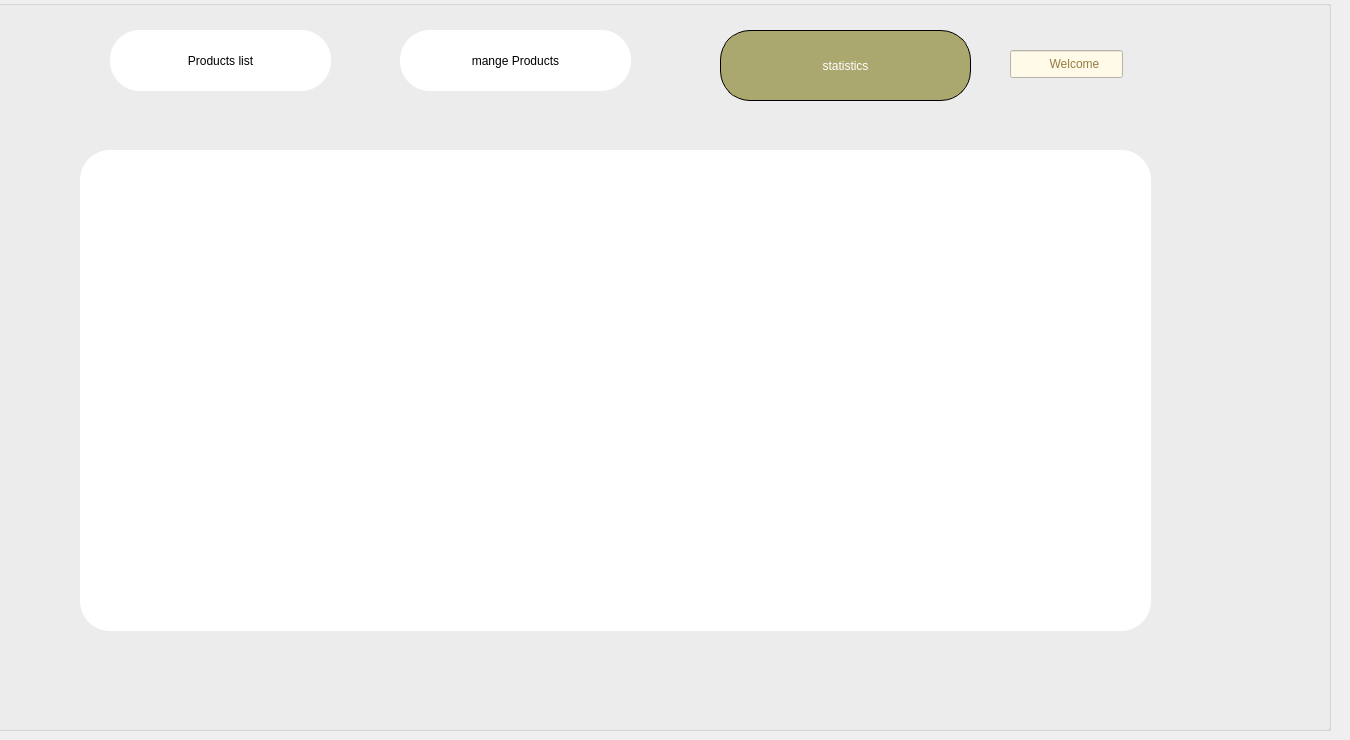
      <widget class="QWidget" name="statisticspage_pro">
       <widget class="QGroupBox" name="groupBox_21">
        <property name="geometry">
         <rect>
          <x>-10</x>
          <y>0</y>
          <width>1341</width>
          <height>731</height>
         </rect>
        </property>
        <property name="title">
         <string/>
        </property>
        <widget class="QPushButton" name="pro_mange_button_3">
         <property name="geometry">
          <rect>
           <x>410</x>
           <y>30</y>
           <width>231</width>
           <height>61</height>
          </rect>
         </property>
         <property name="focusPolicy">
          <enum>Qt::FocusPolicy::ClickFocus</enum>
         </property>
         <property name="styleSheet">
          <string notr="true">
font: 700 15pt &quot;Terminal&quot;;
background-color: rgb(255, 255, 255);
border-radius:30px;
color: rgb(0, 0, 0);</string>
         </property>
         <property name="text">
          <string>mange Products</string>
         </property>
        </widget>
        <widget class="QPushButton" name="statis_pro_button">
         <property name="geometry">
          <rect>
           <x>730</x>
           <y>30</y>
           <width>251</width>
           <height>71</height>
          </rect>
         </property>
         <property name="focusPolicy">
          <enum>Qt::FocusPolicy::ClickFocus</enum>
         </property>
         <property name="styleSheet">
          <string notr="true">border: 1px solid black;
background-color: rgb(171, 168, 111);
font: 700 15pt &quot;Terminal&quot;;
border-radius:30px;
color: rgb(255, 255, 255);</string>
         </property>
         <property name="text">
          <string>statistics</string>
         </property>
        </widget>
        <widget class="QLineEdit" name="lineEdit_24">
         <property name="geometry">
          <rect>
           <x>1020</x>
           <y>50</y>
           <width>113</width>
           <height>28</height>
          </rect>
         </property>
         <property name="styleSheet">
          <string notr="true">background-color: rgb(255, 249, 231);
font: 20pt &quot;Rage Italic&quot;;
color: rgb(148, 125, 66);</string>
         </property>
         <property name="text">
          <string>           Welcome</string>
         </property>
         <property name="dragEnabled">
          <bool>false</bool>
         </property>
        </widget>
        <widget class="QPushButton" name="pro_list_button_3">
         <property name="geometry">
          <rect>
           <x>120</x>
           <y>30</y>
           <width>221</width>
           <height>61</height>
          </rect>
         </property>
         <property name="focusPolicy">
          <enum>Qt::FocusPolicy::ClickFocus</enum>
         </property>
         <property name="styleSheet">
          <string notr="true">font: 700 15pt &quot;Terminal&quot;;
background-color: rgb(255, 255, 255);
color: rgb(0, 0, 0);
border-radius:30px;
</string>
         </property>
         <property name="text">
          <string>Products list</string>
         </property>
        </widget>
        <widget class="QLabel" name="imageq_8">
         <property name="geometry">
          <rect>
           <x>380</x>
           <y>30</y>
           <width>51</width>
           <height>51</height>
          </rect>
         </property>
         <property name="text">
          <string/>
         </property>
         <property name="pixmap">
          <pixmap resource="resources.qrc">:/home page/canned-food.png</pixmap>
         </property>
         <property name="scaledContents">
          <bool>true</bool>
         </property>
        </widget>
        <widget class="QLabel" name="label_71">
         <property name="geometry">
          <rect>
           <x>1150</x>
           <y>30</y>
           <width>63</width>
           <height>61</height>
          </rect>
         </property>
         <property name="text">
          <string/>
         </property>
         <property name="pixmap">
          <pixmap resource="resources.qrc">:/home page/user (1).png</pixmap>
         </property>
         <property name="scaledContents">
          <bool>true</bool>
         </property>
        </widget>
        <widget class="QLabel" name="label_72">
         <property name="geometry">
          <rect>
           <x>90</x>
           <y>30</y>
           <width>61</width>
           <height>61</height>
          </rect>
         </property>
         <property name="text">
          <string/>
         </property>
         <property name="pixmap">
          <pixmap resource="resources.qrc">:/home page/complete[1].png</pixmap>
         </property>
         <property name="scaledContents">
          <bool>true</bool>
         </property>
         <property name="openExternalLinks">
          <bool>true</bool>
         </property>
        </widget>
        <widget class="QLabel" name="label_73">
         <property name="geometry">
          <rect>
           <x>710</x>
           <y>40</y>
           <width>51</width>
           <height>51</height>
          </rect>
         </property>
         <property name="text">
          <string/>
         </property>
         <property name="pixmap">
          <pixmap resource="resources.qrc">:/home page/2636315.png</pixmap>
         </property>
         <property name="scaledContents">
          <bool>true</bool>
         </property>
        </widget>
        <widget class="QFrame" name="frame_22">
         <property name="geometry">
          <rect>
           <x>90</x>
           <y>150</y>
           <width>1071</width>
           <height>481</height>
          </rect>
         </property>
         <property name="styleSheet">
          <string notr="true">font: italic 9pt &quot;Terminal&quot;;
background-color: rgb(255, 255, 255);
color: rgb(0, 0, 0);
border-radius:30px;
</string>
         </property>
         <property name="frameShape">
          <enum>QFrame::Shape::StyledPanel</enum>
         </property>
         <property name="frameShadow">
          <enum>QFrame::Shadow::Raised</enum>
         </property>
        </widget>
       </widget>
      </widget>
